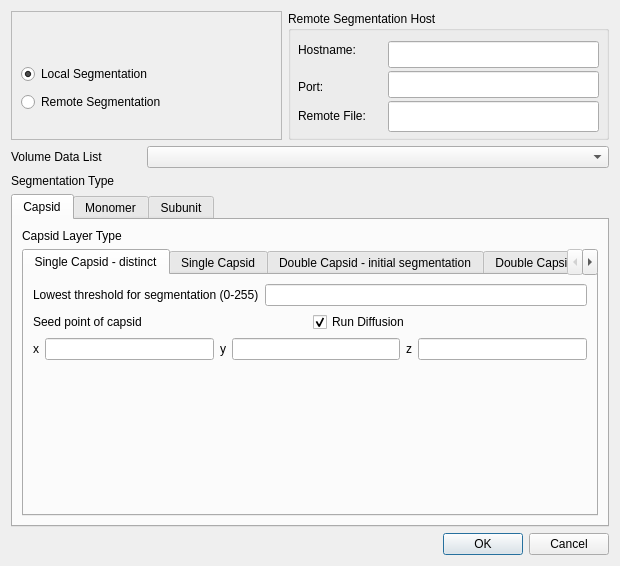
<?xml version="1.0" encoding="UTF-8"?>
<ui version="4.0">
 <class>SegmentVirusMapDialog</class>
 <widget class="QDialog" name="SegmentVirusMapDialog">
  <property name="geometry">
   <rect>
    <x>0</x>
    <y>0</y>
    <width>620</width>
    <height>566</height>
   </rect>
  </property>
  <property name="windowTitle">
   <string>Dialog</string>
  </property>
  <layout class="QGridLayout" name="gridLayout_25">
   <item row="0" column="0" colspan="2">
    <layout class="QGridLayout" name="gridLayout">
     <item row="0" column="0">
      <widget class="QFrame" name="frame">
       <property name="frameShape">
        <enum>QFrame::StyledPanel</enum>
       </property>
       <property name="frameShadow">
        <enum>QFrame::Raised</enum>
       </property>
       <widget class="QRadioButton" name="m_RemoteSegmentationButton">
        <property name="geometry">
         <rect>
          <x>10</x>
          <y>80</y>
          <width>174</width>
          <height>22</height>
         </rect>
        </property>
        <property name="text">
         <string>Remote Segmentation</string>
        </property>
       </widget>
       <widget class="QRadioButton" name="m_LocalSegmentationButton">
        <property name="geometry">
         <rect>
          <x>10</x>
          <y>52</y>
          <width>158</width>
          <height>22</height>
         </rect>
        </property>
        <property name="text">
         <string>Local Segmentation</string>
        </property>
        <property name="checked">
         <bool>true</bool>
        </property>
       </widget>
      </widget>
     </item>
     <item row="0" column="1">
      <widget class="QGroupBox" name="m_RemoteSegmentationGroup">
       <property name="minimumSize">
        <size>
         <width>321</width>
         <height>129</height>
        </size>
       </property>
       <property name="title">
        <string>Remote Segmentation Host</string>
       </property>
       <widget class="QLabel" name="m_RemoteSegmentationHostnameText">
        <property name="geometry">
         <rect>
          <x>10</x>
          <y>30</y>
          <width>81</width>
          <height>17</height>
         </rect>
        </property>
        <property name="text">
         <string>Hostname:</string>
        </property>
       </widget>
       <widget class="QLabel" name="m_RemoteSegmentationPortText">
        <property name="geometry">
         <rect>
          <x>10</x>
          <y>67</y>
          <width>62</width>
          <height>17</height>
         </rect>
        </property>
        <property name="text">
         <string>Port:</string>
        </property>
       </widget>
       <widget class="QLabel" name="m_RemoteSegmentationFilenameText">
        <property name="geometry">
         <rect>
          <x>10</x>
          <y>96</y>
          <width>91</width>
          <height>17</height>
         </rect>
        </property>
        <property name="text">
         <string>Remote File:</string>
        </property>
       </widget>
       <widget class="QLineEdit" name="m_RemoteSegmentationHostname">
        <property name="geometry">
         <rect>
          <x>100</x>
          <y>30</y>
          <width>211</width>
          <height>27</height>
         </rect>
        </property>
       </widget>
       <widget class="QLineEdit" name="m_RemoteSegmentationPort">
        <property name="geometry">
         <rect>
          <x>100</x>
          <y>60</y>
          <width>211</width>
          <height>27</height>
         </rect>
        </property>
       </widget>
       <widget class="QLineEdit" name="m_RemoteSegmentationFilename">
        <property name="geometry">
         <rect>
          <x>100</x>
          <y>90</y>
          <width>211</width>
          <height>31</height>
         </rect>
        </property>
       </widget>
      </widget>
     </item>
    </layout>
   </item>
   <item row="1" column="0" colspan="2">
    <layout class="QGridLayout" name="gridLayout_2">
     <item row="0" column="0">
      <widget class="QLabel" name="m_VolumeListText">
       <property name="minimumSize">
        <size>
         <width>130</width>
         <height>0</height>
        </size>
       </property>
       <property name="maximumSize">
        <size>
         <width>130</width>
         <height>16777215</height>
        </size>
       </property>
       <property name="text">
        <string>Volume Data List</string>
       </property>
      </widget>
     </item>
     <item row="0" column="1">
      <widget class="QComboBox" name="m_VolumeList"/>
     </item>
    </layout>
   </item>
   <item row="2" column="0">
    <widget class="QLabel" name="label">
     <property name="text">
      <string>Segmentation Type</string>
     </property>
    </widget>
   </item>
   <item row="3" column="0" colspan="2">
    <widget class="QTabWidget" name="m_TabSegmentationType">
     <property name="whatsThis">
      <string/>
     </property>
     <property name="currentIndex">
      <number>0</number>
     </property>
     <widget class="QWidget" name="m_TabCapsid">
      <property name="toolTip">
       <string/>
      </property>
      <attribute name="title">
       <string>Capsid</string>
      </attribute>
      <layout class="QGridLayout" name="gridLayout_3">
       <item row="0" column="0">
        <widget class="QLabel" name="label_2">
         <property name="text">
          <string>Capsid Layer Type</string>
         </property>
        </widget>
       </item>
       <item row="1" column="0">
        <widget class="QTabWidget" name="m_TabCapsidLayerType">
         <property name="currentIndex">
          <number>0</number>
         </property>
         <widget class="QWidget" name="m_TabSingleCapsidDistinct">
          <attribute name="title">
           <string>Single Capsid - distinct</string>
          </attribute>
          <layout class="QGridLayout" name="gridLayout_13">
           <item row="0" column="0">
            <layout class="QGridLayout" name="gridLayout_10">
             <item row="0" column="0">
              <widget class="QLabel" name="m_TLowTextType0">
               <property name="text">
                <string>Lowest threshold for segmentation (0-255)</string>
               </property>
              </widget>
             </item>
             <item row="0" column="1">
              <widget class="QLineEdit" name="m_TLowEditType0"/>
             </item>
            </layout>
           </item>
           <item row="1" column="0">
            <layout class="QGridLayout" name="gridLayout_11">
             <item row="0" column="0">
              <widget class="QLabel" name="m_SeedPoint0TextType0">
               <property name="text">
                <string>Seed point of capsid</string>
               </property>
              </widget>
             </item>
             <item row="0" column="1">
              <widget class="QCheckBox" name="m_RunDiffusionType0">
               <property name="text">
                <string>Run Diffusion</string>
               </property>
               <property name="checked">
                <bool>true</bool>
               </property>
              </widget>
             </item>
            </layout>
           </item>
           <item row="2" column="0">
            <layout class="QGridLayout" name="gridLayout_12">
             <item row="0" column="0">
              <widget class="QLabel" name="m_X0TextType0">
               <property name="text">
                <string>x</string>
               </property>
              </widget>
             </item>
             <item row="0" column="1">
              <widget class="QLineEdit" name="m_X0EditType0"/>
             </item>
             <item row="0" column="2">
              <widget class="QLabel" name="m_Y0TextType0">
               <property name="text">
                <string>y</string>
               </property>
              </widget>
             </item>
             <item row="0" column="3">
              <widget class="QLineEdit" name="m_Y0EditType0"/>
             </item>
             <item row="0" column="4">
              <widget class="QLabel" name="m_Z0TextType0">
               <property name="text">
                <string>z</string>
               </property>
              </widget>
             </item>
             <item row="0" column="5">
              <widget class="QLineEdit" name="m_Z0EditType0"/>
             </item>
            </layout>
           </item>
           <item row="3" column="0">
            <spacer name="verticalSpacer_3">
             <property name="orientation">
              <enum>Qt::Vertical</enum>
             </property>
             <property name="sizeHint" stdset="0">
              <size>
               <width>20</width>
               <height>70</height>
              </size>
             </property>
            </spacer>
           </item>
          </layout>
         </widget>
         <widget class="QWidget" name="m_TabSingleCapsid">
          <attribute name="title">
           <string>Single Capsid</string>
          </attribute>
          <layout class="QGridLayout" name="gridLayout_17">
           <item row="0" column="0" colspan="6">
            <layout class="QGridLayout" name="gridLayout_14">
             <item row="0" column="0">
              <widget class="QLabel" name="m_TLowTextType1">
               <property name="text">
                <string>Lowest threshold for segmentation (0-255)</string>
               </property>
              </widget>
             </item>
             <item row="0" column="1">
              <widget class="QLineEdit" name="m_TLowEditType1"/>
             </item>
            </layout>
           </item>
           <item row="1" column="0" colspan="6">
            <layout class="QGridLayout" name="gridLayout_15">
             <item row="0" column="0">
              <widget class="QLabel" name="m_SeedPoint0TextType1">
               <property name="text">
                <string>Seed point of genomic structures</string>
               </property>
              </widget>
             </item>
             <item row="0" column="1">
              <widget class="QCheckBox" name="m_RunDiffusionType1">
               <property name="text">
                <string>Run Diffuse</string>
               </property>
               <property name="checked">
                <bool>true</bool>
               </property>
              </widget>
             </item>
            </layout>
           </item>
           <item row="2" column="0" colspan="6">
            <layout class="QGridLayout" name="gridLayout_16">
             <item row="0" column="0">
              <widget class="QLabel" name="m_X0TextType1">
               <property name="text">
                <string>x</string>
               </property>
              </widget>
             </item>
             <item row="0" column="1">
              <widget class="QLineEdit" name="m_X0EditType1"/>
             </item>
             <item row="0" column="2">
              <widget class="QLabel" name="m_Y0TextType1">
               <property name="text">
                <string>y</string>
               </property>
              </widget>
             </item>
             <item row="0" column="3">
              <widget class="QLineEdit" name="m_Y0EditType1"/>
             </item>
             <item row="0" column="4">
              <widget class="QLabel" name="m_Z0TextType1">
               <property name="text">
                <string>z</string>
               </property>
              </widget>
             </item>
             <item row="0" column="5">
              <widget class="QLineEdit" name="m_Z0EditType1"/>
             </item>
            </layout>
           </item>
           <item row="3" column="0" colspan="3">
            <widget class="QLabel" name="m_SeedPoint1TextType1">
             <property name="text">
              <string>Seed point of capsid</string>
             </property>
            </widget>
           </item>
           <item row="4" column="0">
            <widget class="QLabel" name="m_X1TextType1">
             <property name="text">
              <string>x</string>
             </property>
            </widget>
           </item>
           <item row="4" column="1">
            <widget class="QLineEdit" name="m_X1EditType1"/>
           </item>
           <item row="4" column="2">
            <widget class="QLabel" name="m_Y1TextType1">
             <property name="text">
              <string>y</string>
             </property>
            </widget>
           </item>
           <item row="4" column="3">
            <widget class="QLineEdit" name="m_Y1EditType1"/>
           </item>
           <item row="4" column="4">
            <widget class="QLabel" name="m_Z1TextType1">
             <property name="text">
              <string>z</string>
             </property>
            </widget>
           </item>
           <item row="4" column="5">
            <widget class="QLineEdit" name="m_Z1EditType1"/>
           </item>
          </layout>
         </widget>
         <widget class="QWidget" name="m_TabDoubleCapsidInitial">
          <attribute name="title">
           <string>Double Capsid - initial segmentation</string>
          </attribute>
          <layout class="QGridLayout" name="gridLayout_20">
           <item row="0" column="0" colspan="2">
            <layout class="QGridLayout" name="gridLayout_18">
             <item row="0" column="0">
              <widget class="QLabel" name="m_TLowTextType2">
               <property name="text">
                <string>Lowest threshold for segmentation (0-255)</string>
               </property>
              </widget>
             </item>
             <item row="0" column="1">
              <widget class="QLineEdit" name="m_TLowEditType2"/>
             </item>
            </layout>
           </item>
           <item row="1" column="0">
            <widget class="QLabel" name="m_RadiiTextType2">
             <property name="text">
              <string>Estimated Radii</string>
             </property>
            </widget>
           </item>
           <item row="2" column="0" colspan="2">
            <layout class="QGridLayout" name="gridLayout_19">
             <item row="0" column="0">
              <widget class="QLabel" name="m_SmallRadiusTextType2">
               <property name="text">
                <string>Small</string>
               </property>
              </widget>
             </item>
             <item row="0" column="1">
              <widget class="QLineEdit" name="m_SmallRadiusEditType2"/>
             </item>
             <item row="0" column="2">
              <widget class="QLabel" name="m_LargeRadiusTextType2m_LargeRadiusTextType2">
               <property name="text">
                <string>Large</string>
               </property>
              </widget>
             </item>
             <item row="0" column="3">
              <widget class="QLineEdit" name="m_LargeRadiusEditType2"/>
             </item>
            </layout>
           </item>
           <item row="3" column="1">
            <spacer name="verticalSpacer_4">
             <property name="orientation">
              <enum>Qt::Vertical</enum>
             </property>
             <property name="sizeHint" stdset="0">
              <size>
               <width>20</width>
               <height>77</height>
              </size>
             </property>
            </spacer>
           </item>
          </layout>
         </widget>
         <widget class="QWidget" name="m_TabDoubleCapsidRefined">
          <attribute name="title">
           <string>Double Capsid - refined segmentatino</string>
          </attribute>
          <layout class="QGridLayout" name="gridLayout_24">
           <item row="0" column="0">
            <layout class="QGridLayout" name="gridLayout_21">
             <item row="0" column="0">
              <widget class="QLabel" name="m_TLowTextType3">
               <property name="text">
                <string>Lowest threshold for segmentation (0-255)</string>
               </property>
              </widget>
             </item>
             <item row="0" column="1">
              <widget class="QLineEdit" name="m_TLowEditType3"/>
             </item>
            </layout>
           </item>
           <item row="1" column="0">
            <widget class="QLabel" name="m_OuterLayerTextType3">
             <property name="text">
              <string>Outer Layer</string>
             </property>
            </widget>
           </item>
           <item row="2" column="0">
            <layout class="QGridLayout" name="gridLayout_22">
             <item row="0" column="0">
              <widget class="QLabel" name="m_3FoldTextType3">
               <property name="text">
                <string>3-fold</string>
               </property>
              </widget>
             </item>
             <item row="0" column="1">
              <widget class="QLineEdit" name="m_3FoldEditType3"/>
             </item>
             <item row="0" column="2">
              <widget class="QLabel" name="m_5FoldTextType3">
               <property name="text">
                <string>5-fold</string>
               </property>
              </widget>
             </item>
             <item row="0" column="3">
              <widget class="QLineEdit" name="m_5FoldEditType3"/>
             </item>
             <item row="0" column="4">
              <widget class="QLabel" name="m_6FoldTextType3">
               <property name="text">
                <string>6-fold</string>
               </property>
              </widget>
             </item>
             <item row="0" column="5">
              <widget class="QLineEdit" name="m_6FoldEditType3"/>
             </item>
            </layout>
           </item>
           <item row="3" column="0">
            <widget class="QLabel" name="m_RadiiTextType3">
             <property name="text">
              <string>Estimated Radii</string>
             </property>
            </widget>
           </item>
           <item row="4" column="0">
            <layout class="QGridLayout" name="gridLayout_23">
             <item row="0" column="0">
              <widget class="QLabel" name="m_SmallRadiusTextType3">
               <property name="text">
                <string>Small</string>
               </property>
              </widget>
             </item>
             <item row="0" column="1">
              <widget class="QLineEdit" name="m_SmallRadiusEditType3"/>
             </item>
             <item row="0" column="2">
              <widget class="QLabel" name="m_LargeRadiusTextType3">
               <property name="text">
                <string>Large</string>
               </property>
              </widget>
             </item>
             <item row="0" column="3">
              <widget class="QLineEdit" name="m_LargeRadiusEditType3"/>
             </item>
            </layout>
           </item>
          </layout>
         </widget>
        </widget>
       </item>
      </layout>
     </widget>
     <widget class="QWidget" name="m_TabMonomer">
      <attribute name="title">
       <string>Monomer</string>
      </attribute>
      <layout class="QGridLayout" name="gridLayout_9">
       <item row="0" column="0">
        <layout class="QGridLayout" name="gridLayout_8">
         <item row="0" column="0">
          <widget class="QLabel" name="m_FoldNumText">
           <property name="text">
            <string>Number of symmetry folding</string>
           </property>
          </widget>
         </item>
         <item row="0" column="1">
          <widget class="QLineEdit" name="m_FoldNumEdit"/>
         </item>
        </layout>
       </item>
       <item row="1" column="0">
        <spacer name="verticalSpacer_2">
         <property name="orientation">
          <enum>Qt::Vertical</enum>
         </property>
         <property name="sizeHint" stdset="0">
          <size>
           <width>20</width>
           <height>209</height>
          </size>
         </property>
        </spacer>
       </item>
      </layout>
     </widget>
     <widget class="QWidget" name="m_TabSubunit">
      <attribute name="title">
       <string>Subunit</string>
      </attribute>
      <layout class="QGridLayout" name="gridLayout_7">
       <item row="0" column="0">
        <layout class="QGridLayout" name="gridLayout_4">
         <item row="0" column="0">
          <widget class="QLabel" name="m_HNumText">
           <property name="minimumSize">
            <size>
             <width>60</width>
             <height>0</height>
            </size>
           </property>
           <property name="text">
            <string>h-num</string>
           </property>
          </widget>
         </item>
         <item row="0" column="1">
          <widget class="QLineEdit" name="m_HNumEdit">
           <property name="minimumSize">
            <size>
             <width>110</width>
             <height>0</height>
            </size>
           </property>
          </widget>
         </item>
         <item row="0" column="2">
          <widget class="QLabel" name="m_KNumText">
           <property name="minimumSize">
            <size>
             <width>60</width>
             <height>0</height>
            </size>
           </property>
           <property name="text">
            <string>k-num</string>
           </property>
          </widget>
         </item>
         <item row="0" column="3">
          <widget class="QLineEdit" name="m_KNumEdit">
           <property name="minimumSize">
            <size>
             <width>110</width>
             <height>0</height>
            </size>
           </property>
          </widget>
         </item>
        </layout>
       </item>
       <item row="1" column="0">
        <layout class="QGridLayout" name="gridLayout_5">
         <item row="0" column="0">
          <widget class="QLabel" name="m_3FoldText">
           <property name="text">
            <string>3-fold</string>
           </property>
          </widget>
         </item>
         <item row="0" column="1">
          <widget class="QLineEdit" name="m_3FoldEdit"/>
         </item>
         <item row="0" column="2">
          <widget class="QLabel" name="m_5FoldText">
           <property name="text">
            <string>5-fold</string>
           </property>
          </widget>
         </item>
         <item row="0" column="3">
          <widget class="QLineEdit" name="m_5FoldEdit"/>
         </item>
         <item row="0" column="4">
          <widget class="QLabel" name="m_6FoldText">
           <property name="text">
            <string>6-fold</string>
           </property>
          </widget>
         </item>
         <item row="0" column="5">
          <widget class="QLineEdit" name="m_6FoldEdit"/>
         </item>
        </layout>
       </item>
       <item row="2" column="0">
        <layout class="QGridLayout" name="gridLayout_6">
         <item row="0" column="0">
          <widget class="QLabel" name="m_InitRadiusText">
           <property name="text">
            <string>Initial radius</string>
           </property>
          </widget>
         </item>
         <item row="0" column="1">
          <widget class="QLineEdit" name="m_InitRadiusEdit"/>
         </item>
        </layout>
       </item>
       <item row="3" column="0">
        <spacer name="verticalSpacer">
         <property name="orientation">
          <enum>Qt::Vertical</enum>
         </property>
         <property name="sizeHint" stdset="0">
          <size>
           <width>20</width>
           <height>139</height>
          </size>
         </property>
        </spacer>
       </item>
      </layout>
     </widget>
    </widget>
   </item>
   <item row="4" column="1">
    <widget class="QDialogButtonBox" name="buttonBox">
     <property name="orientation">
      <enum>Qt::Horizontal</enum>
     </property>
     <property name="standardButtons">
      <set>QDialogButtonBox::Cancel|QDialogButtonBox::Ok</set>
     </property>
    </widget>
   </item>
  </layout>
 </widget>
 <resources/>
 <connections>
  <connection>
   <sender>buttonBox</sender>
   <signal>accepted()</signal>
   <receiver>SegmentVirusMapDialog</receiver>
   <slot>accept()</slot>
   <hints>
    <hint type="sourcelabel">
     <x>248</x>
     <y>254</y>
    </hint>
    <hint type="destinationlabel">
     <x>157</x>
     <y>274</y>
    </hint>
   </hints>
  </connection>
  <connection>
   <sender>buttonBox</sender>
   <signal>rejected()</signal>
   <receiver>SegmentVirusMapDialog</receiver>
   <slot>reject()</slot>
   <hints>
    <hint type="sourcelabel">
     <x>316</x>
     <y>260</y>
    </hint>
    <hint type="destinationlabel">
     <x>286</x>
     <y>274</y>
    </hint>
   </hints>
  </connection>
 </connections>
</ui>
